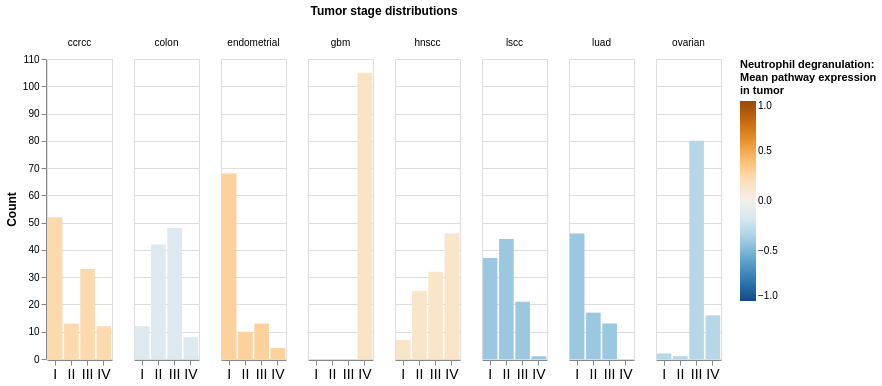

Notebook cell for this chart:
### Code cell
# Make plots
alt.Chart(stage_df).mark_bar().encode(
    x=alt.X(
        "tumor_stage:N",
        axis=alt.Axis(
            labelAngle=0,
            labelFontSize=14,
            title=""
        )
    ),
    y=alt.Y(
        "count():Q",
        axis=alt.Axis(
            title="Count",
            titleFontSize=12
        )
    ),
    color=alt.Color(
        "mean_expr:Q",
        scale=alt.Scale(
            scheme="blueorange",
            domain=[-1, 1]
        ),
        legend=alt.Legend(
            title=["Neutrophil degranulation:", "Mean pathway expression", "in tumor"]
        )
    ),
    column=alt.Column(
        "cancer_type:N",
        title="Tumor stage distributions",
    )
).properties(
    width=65
).configure_header(
    titleFontSize=12
)

### Figure 1 — Vega-Lite specification as saved in the notebook (floating-point values rounded to 4 significant figures; data arrays with more than 128 entries replaced by an {"elided": "..."} marker saying what was removed)
{"config": {"view": {"continuousWidth": 400, "continuousHeight": 300}, "header": {"titleFontSize": 12}}, "data": {"name": "data-01788702a3ec7aaef958eb3b74590c1f"}, "mark": "bar", "encoding": {"color": {"type": "quantitative", "field": "mean_expr", "legend": {"title": ["Neutrophil degranulation:", "Mean pathway expression", "in tumor"]}, "scale": {"domain": [-1, 1], "scheme": "blueorange"}}, "column": {"type": "nominal", "field": "cancer_type", "title": "Tumor stage distributions"}, "x": {"type": "nominal", "axis": {"labelAngle": 0, "labelFontSize": 14, "title": ""}, "field": "tumor_stage"}, "y": {"type": "quantitative", "aggregate": "count", "axis": {"title": "Count", "titleFontSize": 12}}}, "width": 65, "$schema": "https://vega.github.io/schema/vega-lite/v4.8.1.json", "datasets": {"data-01788702a3ec7aaef958eb3b74590c1f": {"elided": "808 records"}}}
